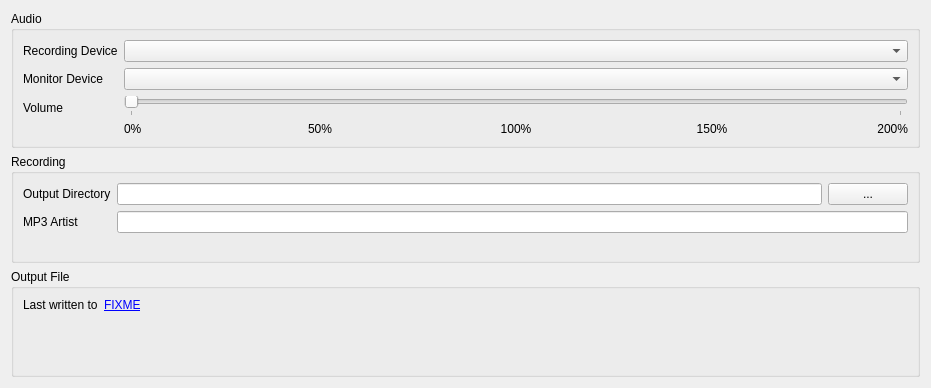
<?xml version="1.0" encoding="UTF-8"?>
<ui version="4.0">
 <class>Recording::RecordingConfiguratorPane</class>
 <widget class="QWidget" name="Recording::RecordingConfiguratorPane">
  <property name="geometry">
   <rect>
    <x>0</x>
    <y>0</y>
    <width>931</width>
    <height>388</height>
   </rect>
  </property>
  <property name="windowTitle">
   <string>Form</string>
  </property>
  <layout class="QVBoxLayout" name="verticalLayout">
   <item>
    <widget class="QGroupBox" name="gbAudio">
     <property name="title">
      <string>Audio</string>
     </property>
     <layout class="QFormLayout" name="formLayout">
      <item row="0" column="0">
       <widget class="QLabel" name="label">
        <property name="text">
         <string>Recording Device</string>
        </property>
       </widget>
      </item>
      <item row="0" column="1">
       <widget class="QComboBox" name="cbRecordDev">
        <property name="sizePolicy">
         <sizepolicy hsizetype="Expanding" vsizetype="Fixed">
          <horstretch>0</horstretch>
          <verstretch>0</verstretch>
         </sizepolicy>
        </property>
       </widget>
      </item>
      <item row="1" column="0">
       <widget class="QLabel" name="label_3">
        <property name="text">
         <string>Monitor Device</string>
        </property>
       </widget>
      </item>
      <item row="1" column="1">
       <widget class="QComboBox" name="cbMonitorDev">
        <property name="sizePolicy">
         <sizepolicy hsizetype="Expanding" vsizetype="Fixed">
          <horstretch>0</horstretch>
          <verstretch>0</verstretch>
         </sizepolicy>
        </property>
       </widget>
      </item>
      <item row="2" column="0">
       <widget class="QLabel" name="label_2">
        <property name="text">
         <string>Volume</string>
        </property>
       </widget>
      </item>
      <item row="2" column="1">
       <layout class="QVBoxLayout" name="verticalLayout_2">
        <item>
         <widget class="QSlider" name="slVolume">
          <property name="maximum">
           <number>200000000</number>
          </property>
          <property name="orientation">
           <enum>Qt::Horizontal</enum>
          </property>
          <property name="tickPosition">
           <enum>QSlider::TicksBelow</enum>
          </property>
          <property name="tickInterval">
           <number>50000000</number>
          </property>
         </widget>
        </item>
        <item>
         <layout class="QHBoxLayout" name="horizontalLayout" stretch="1,2,2,2,1">
          <item>
           <widget class="QLabel" name="label_9">
            <property name="text">
             <string>0%</string>
            </property>
           </widget>
          </item>
          <item>
           <widget class="QLabel" name="label_8">
            <property name="text">
             <string>50%</string>
            </property>
            <property name="alignment">
             <set>Qt::AlignCenter</set>
            </property>
           </widget>
          </item>
          <item>
           <widget class="QLabel" name="label_7">
            <property name="text">
             <string>100%</string>
            </property>
            <property name="alignment">
             <set>Qt::AlignCenter</set>
            </property>
           </widget>
          </item>
          <item>
           <widget class="QLabel" name="label_6">
            <property name="text">
             <string>150%</string>
            </property>
            <property name="alignment">
             <set>Qt::AlignCenter</set>
            </property>
           </widget>
          </item>
          <item>
           <widget class="QLabel" name="label_5">
            <property name="text">
             <string>200%</string>
            </property>
            <property name="alignment">
             <set>Qt::AlignRight|Qt::AlignTrailing|Qt::AlignVCenter</set>
            </property>
           </widget>
          </item>
         </layout>
        </item>
       </layout>
      </item>
     </layout>
    </widget>
   </item>
   <item>
    <widget class="QGroupBox" name="gbRecording">
     <property name="title">
      <string>Recording</string>
     </property>
     <layout class="QFormLayout" name="formLayout_2">
      <item row="0" column="0">
       <widget class="QLabel" name="label_4">
        <property name="text">
         <string>Output Directory</string>
        </property>
       </widget>
      </item>
      <item row="0" column="1">
       <layout class="QHBoxLayout" name="horizontalLayout_2">
        <item>
         <widget class="QLineEdit" name="eDirectory">
          <property name="readOnly">
           <bool>true</bool>
          </property>
         </widget>
        </item>
        <item>
         <widget class="QPushButton" name="bPicker">
          <property name="text">
           <string>...</string>
          </property>
         </widget>
        </item>
       </layout>
      </item>
      <item row="1" column="0">
       <widget class="QLabel" name="label_10">
        <property name="text">
         <string>MP3 Artist</string>
        </property>
       </widget>
      </item>
      <item row="1" column="1">
       <widget class="QLineEdit" name="eMp3Artist"/>
      </item>
     </layout>
    </widget>
   </item>
   <item>
    <widget class="QGroupBox" name="gbOutputFile">
     <property name="title">
      <string>Output File</string>
     </property>
     <layout class="QFormLayout" name="formLayout_3">
      <item row="1" column="0">
       <widget class="QLabel" name="lLastOutput">
        <property name="text">
         <string>Last written to</string>
        </property>
       </widget>
      </item>
      <item row="1" column="1">
       <layout class="QHBoxLayout" name="horizontalLayout_3">
        <item>
         <widget class="QLabel" name="lLastFile">
          <property name="sizePolicy">
           <sizepolicy hsizetype="Expanding" vsizetype="Preferred">
            <horstretch>0</horstretch>
            <verstretch>0</verstretch>
           </sizepolicy>
          </property>
          <property name="toolTip">
           <string>&lt;html&gt;&lt;head/&gt;&lt;body&gt;&lt;p&gt;Click to show file in file manager&lt;/p&gt;&lt;/body&gt;&lt;/html&gt;</string>
          </property>
          <property name="text">
           <string>&lt;a href=&quot;#&quot;&gt;FIXME&lt;/a&gt;</string>
          </property>
          <property name="textFormat">
           <enum>Qt::RichText</enum>
          </property>
          <property name="textInteractionFlags">
           <set>Qt::LinksAccessibleByKeyboard|Qt::LinksAccessibleByMouse</set>
          </property>
         </widget>
        </item>
       </layout>
      </item>
     </layout>
    </widget>
   </item>
  </layout>
 </widget>
 <resources/>
 <connections/>
</ui>
